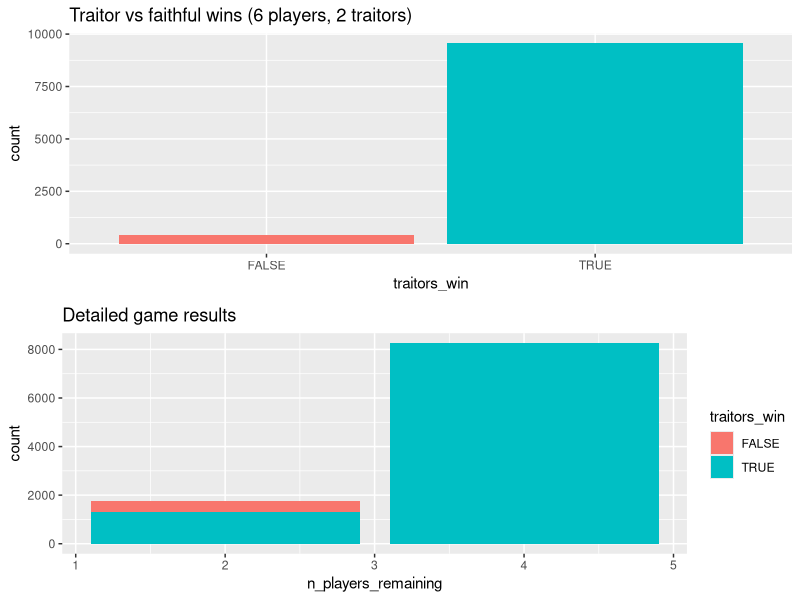
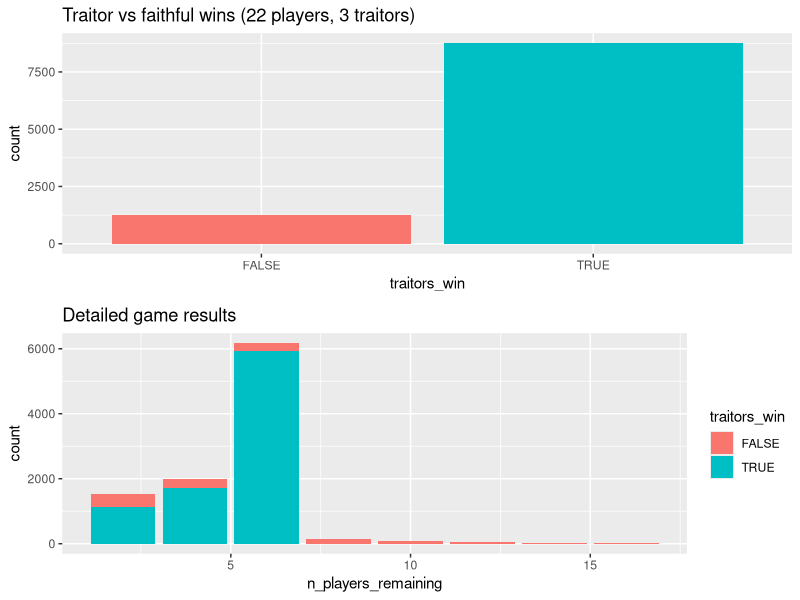
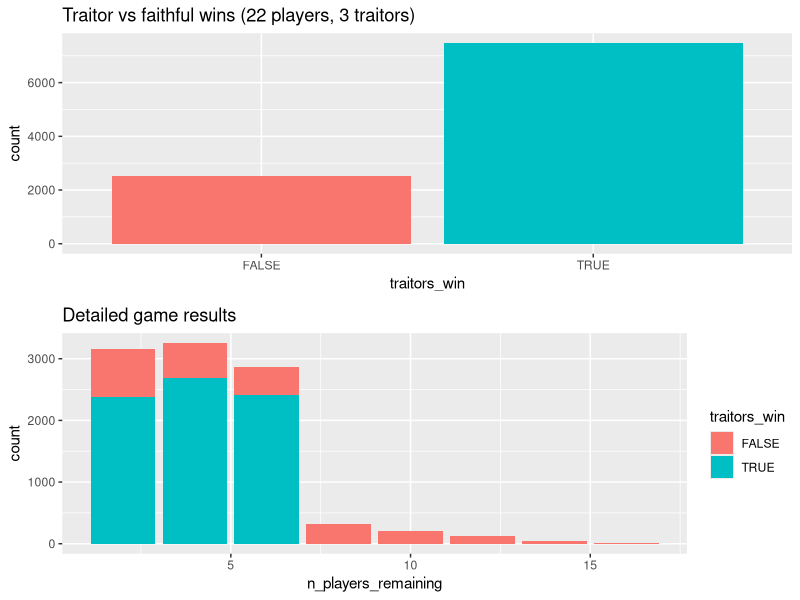
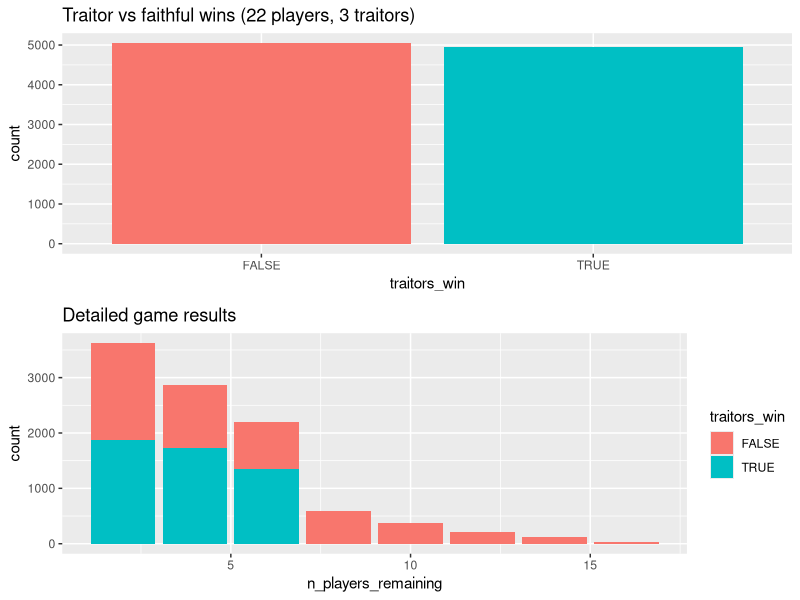

Generate these figures, in order, with R:
## ---- chunk 1
#| echo: false
library(knitr)
## ---- chunk 2
set.seed(42)

ganging_up <- function(n_players, n_traitors) {
  # all vote for the same faithful
  rep(n_traitors + 1, n_traitors)
}

random_votes <- function(n_players, n_traitors) {
  # no clue, vote randomly
  sample(1:n_players, size = n_players - n_traitors, replace = TRUE)
}

game <- function(
    n_players = 6,
    n_traitors = 2,
    traitor_strategy = ganging_up,
    faithful_strategy = random_votes) {
  while (
    # The game ends when all traitors are exiled; or
    n_traitors > 0 &&
      # there are as many traitors as players
      n_players - n_traitors > n_traitors
  ) {
    # There's an implicit player index here:
    #  c(traitor, traitor, faithful, faithful, ..., faithful)
    # Traitors are always the leading elements in the index.

    votes <- rep(0, n_players)

    votes[1:n_traitors] <- traitor_strategy(n_players, n_traitors)
    votes[(n_traitors + 1):n_players] <- faithful_strategy(n_players, n_traitors)

    exiled <- which.max(tabulate(votes))

    if (exiled <= n_traitors) {
      n_traitors <- n_traitors - 1
    }

    n_players <- n_players - 2 # EXILE! MURDER!
  }

  list(n_players_remaining = n_players, n_traitors_remaining = n_traitors)
}

game()
## ---- chunk 3
#| warning: false
library(tidyverse)

sim_games <- function(..., .n_games = 10000) {
  1:.n_games |>
    map(\(x) game(...), .progress = TRUE) |>
    bind_rows() |>
    mutate(traitors_win = n_traitors_remaining > 0)
}

plot_game_results <- function(results, n_players, n_traitors) {
  gridExtra::grid.arrange(
    ggplot(results) +
      aes(x = traitors_win, fill = traitors_win) +
      geom_bar(show.legend = FALSE) +
      labs(title = sprintf("Traitor vs faithful wins (%s players, %s traitors)", n_players, n_traitors)),
    ggplot(results) +
      aes(x = n_players_remaining, fill = traitors_win) +
      geom_histogram(stat = "count") +
      labs(title = "Detailed game results")
  )
}

results <- sim_games(6, 2)
plot_game_results(results, 6, 2)
## ---- chunk 4
results <- sim_games(22, 3)
plot_game_results(results, 22, 3)
## ---- chunk 5
subtle_ganging_up <- function(n_players, n_traitors, vote_prob = 0.67) {
  n_faithful <- n_players - n_traitors
  weights <- rep((1 - vote_prob) / (n_faithful - 1), n_faithful)
  weights[1] <- vote_prob
  sample((n_traitors + 1):n_players, size = n_traitors, replace = TRUE, prob = weights)
}
## ---- chunk 6
results <- sim_games(n_players = 22, n_traitors = 3, traitor_strategy = subtle_ganging_up)
plot_game_results(results, 22, 3)
## ---- chunk 7
rising_accuracy <- function(n_players, n_traitors) {
  base_prob <- n_traitors / n_players
  hit_prob <- base_prob * 8^(1 / n_players) # increase by a factor that rises as game progresses
  miss_prob <- 1 - hit_prob
  weights <- rep(0, n_players)
  weights[1:n_traitors] <- hit_prob / n_traitors
  weights[(n_traitors + 1):n_players] <- miss_prob / (n_players - n_traitors)
  sample(1:n_players, size = n_players - n_traitors, replace = TRUE, prob = weights)
}
## ---- chunk 8
results <- sim_games(n_players = 22, n_traitors = 3, traitor_strategy = subtle_ganging_up, faithful_strategy = rising_accuracy)
plot_game_results(results, 22, 3)
## ---- chunk 9
# Some fixes were required: two players abstained from a vote, and one quit.
# I converted these into pseudo-votes for an imaginary player.
votes <- list(
  c(20, 2, 1),
  c(16, 2, 1, 1, 1),
  c(4, 4, 3, 3, 2, 1, 1, 1),
  c(11, 5, 2),
  c(7, 6, 2, 1),
  c(7, 5, 1, 1),
  c(9, 3, 1),
  c(9, 1, 1),
  c(8, 2),
  c(4, 1, 1, 1, 1),
  c(5, 1, 1),
  c(4, 1),
  c(3, 1),
  c(2, 1)
) |>
  # Zero-pad every round
  lapply(\(v) {
    round_votes <- rep(0, sum(v))
    round_votes[1:length(v)] <- v
    round_votes
  })
## ---- chunk 10
votes |>
  head(10) |>   # the final rounds have too few votes to test
  lapply(\(v) as.data.frame(chisq.test(v, simulate.p.value = TRUE)[c("statistic", "p.value")])) |>
  bind_rows() |>
  kable()
